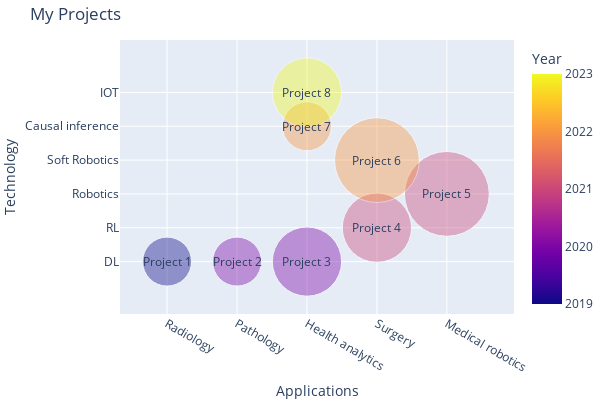

The cell this chart's notebook holds for it:
### Code cell
import pandas as pd
import math

urls = ['https://www.google.com'] * 6 #, 'https://dash.plot.ly', 'https://plot.ly']

import plotly.graph_objects as go

# fig = px.scatter_3d(
#     df,
#     x = 'project_name',
#     y="year",
#     z="technology",
#     size="year_zero",
#     color="impact",
#     log_x=False,
#     size_max=100,
#     height=800,
#     width=1000,
#     opacity=0.4,
#     )


fig = px.scatter(
    df,
    x = 'Applications',
    y="Technology",
    size="size",
    color="Year",
    log_x=False,
    size_max=60,
    height=400,
    width=600,
    opacity=0.4,
    )

fig.update_layout(
    margin=dict(l=10, r=0, b=10, t=40),
                  title_text='My Projects'
)


# name = 'default'
# # Default parameters which are used when `layout.scene.camera` is not provided
# camera = dict(
#     up=dict(x=0, y=1, z=1),
#     center=dict(x=0, y=0, z=0),
#     eye=dict(x=1.25, y=1.25, z=1.25)
# )
# name = 'eye = (x:0., y:2.5, z:0.)'
# camera = dict(
#     eye=dict(x=-0.2, y=1.7, z=1.1)
# )

for idx in df.index:
    url="<a href='" + df['Link'][idx] + "' target='_blank'>"+df['Project_name'][idx]+"</a>"

    fig.add_annotation(dict(x=df['Applications'][idx],
                            y=df['Technology'][idx],
                            #z=df['technology'][idx],
                            showarrow=False,
                            text=url,
                            xanchor='auto',
                            yanchor='auto')
                            )

# fig.update_layout(scene_camera=camera, title=name)
fig.show()



with open('plotly_graph.html', 'w') as f:
    f.write(fig.to_html(include_plotlyjs='cdn'))

### Figure 1 — Plotly figure (JSON) as saved in the notebook; plotly's stock layout.template omitted (floating-point values rounded to 4 significant figures)
{"data": [{"hovertemplate": "Applications=%{x}<br>Technology=%{y}<br>size=%{marker.size}<br>Year=%{marker.color}<extra></extra>", "legendgroup": "", "marker": {"color": [2019, 2020, 2020, 2021, 2021, 2022, 2022, 2023], "coloraxis": "coloraxis", "opacity": 0.4, "size": [1, 1, 2, 2, 3, 3, 1, 2], "sizemode": "area", "sizeref": 0.0008333, "symbol": "circle"}, "mode": "markers", "name": "", "orientation": "v", "showlegend": false, "type": "scatter", "x": ["Radiology", "Pathology", "Health analytics", "Surgery", "Medical robotics", "Surgery", "Health analytics", "Health analytics"], "xaxis": "x", "y": ["DL", "DL", "DL", "RL", "Robotics", "Soft Robotics", "Causal inference", "IOT"], "yaxis": "y"}], "layout": {"annotations": [{"showarrow": false, "text": "<a href='https://amritpal-001.github.io' target='_blank'>Project 1</a>", "x": "Radiology", "xanchor": "auto", "y": "DL", "yanchor": "auto"}, {"showarrow": false, "text": "<a href='https://amritpal-001.github.io' target='_blank'>Project 2</a>", "x": "Pathology", "xanchor": "auto", "y": "DL", "yanchor": "auto"}, {"showarrow": false, "text": "<a href='https://amritpal-001.github.io' target='_blank'>Project 3</a>", "x": "Health analytics", "xanchor": "auto", "y": "DL", "yanchor": "auto"}, {"showarrow": false, "text": "<a href='https://amritpal-001.github.io' target='_blank'>Project 4</a>", "x": "Surgery", "xanchor": "auto", "y": "RL", "yanchor": "auto"}, {"showarrow": false, "text": "<a href='https://amritpal-001.github.io' target='_blank'>Project 5</a>", "x": "Medical robotics", "xanchor": "auto", "y": "Robotics", "yanchor": "auto"}, {"showarrow": false, "text": "<a href='https://amritpal-001.github.io' target='_blank'>Project 6</a>", "x": "Surgery", "xanchor": "auto", "y": "Soft Robotics", "yanchor": "auto"}, {"showarrow": false, "text": "<a href='https://amritpal-001.github.io' target='_blank'>Project 7</a>", "x": "Health analytics", "xanchor": "auto", "y": "Causal inference", "yanchor": "auto"}, {"showarrow": false, "text": "<a href='https://amritpal-001.github.io' target='_blank'>Project 8</a>", "x": "Health analytics", "xanchor": "auto", "y": "IOT", "yanchor": "auto"}], "coloraxis": {"colorbar": {"title": {"text": "Year"}}, "colorscale": [[0, "#0d0887"], [0.1111, "#46039f"], [0.2222, "#7201a8"], [0.3333, "#9c179e"], [0.4444, "#bd3786"], [0.5556, "#d8576b"], [0.6667, "#ed7953"], [0.7778, "#fb9f3a"], [0.8889, "#fdca26"], [1, "#f0f921"]]}, "height": 400, "legend": {"itemsizing": "constant", "tracegroupgap": 0}, "margin": {"b": 10, "l": 10, "r": 0, "t": 40}, "title": {"text": "My Projects"}, "width": 600, "xaxis": {"anchor": "y", "domain": [0, 1], "title": {"text": "Applications"}}, "yaxis": {"anchor": "x", "domain": [0, 1], "title": {"text": "Technology"}}}}
